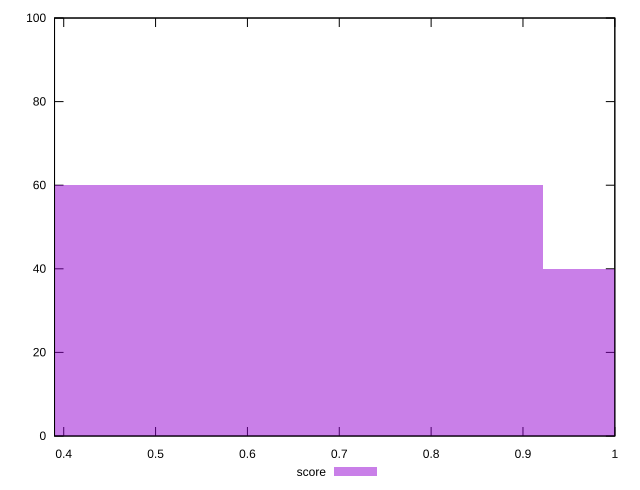

Here is the gnuplot script that generated this plot:
reset

$score <<EOF
0.6148450773668137 60
1.2296901547336274 40
EOF

set key outside below
set boxwidth 0.6148450773668137
set xrange [0.39:1]
set yrange [0:100]
set trange [0:100]
set style fill transparent solid 0.5 noborder
set terminal svg size 640, 490 enhanced background rgb 'white'
set output "reprap/offscreen-images/samples/pages+cached+noexternal+nomedia/score/histogram.svg"

plot $score title "score" with boxes

reset
